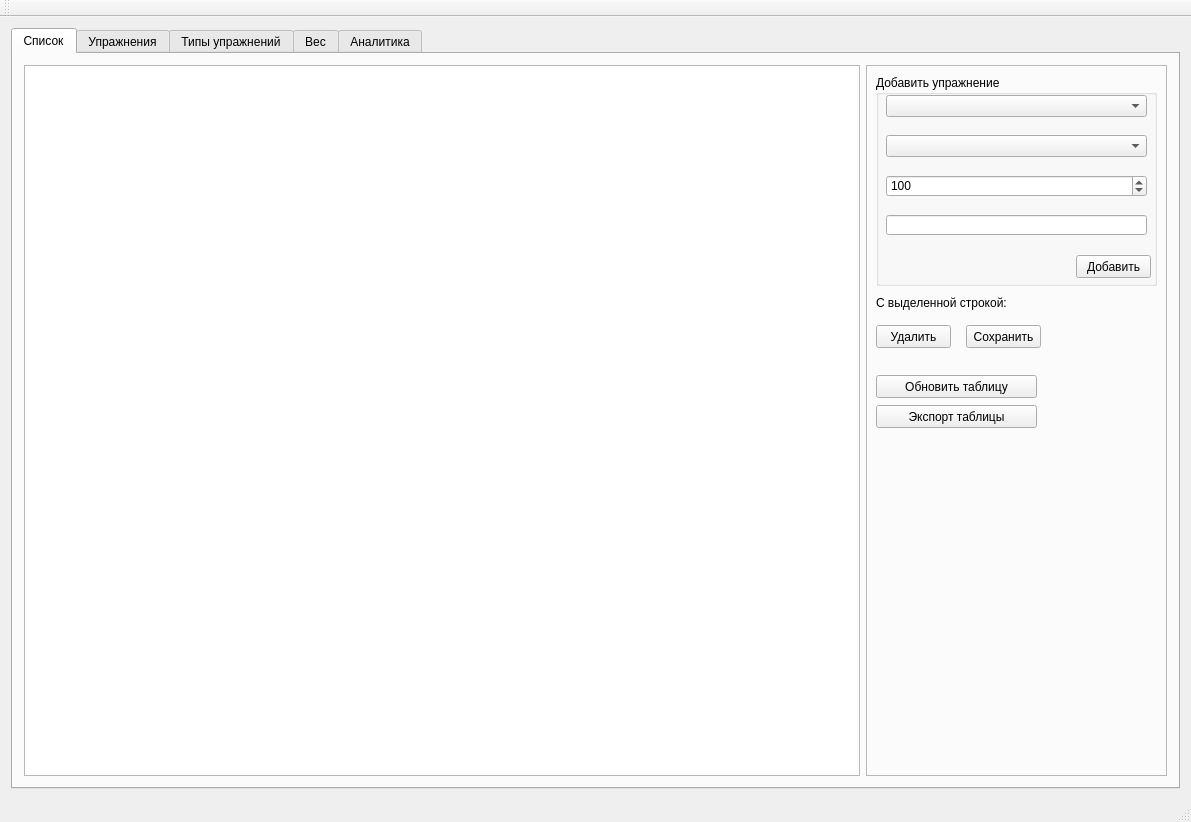
<?xml version="1.0" encoding="UTF-8"?>
<ui version="4.0">
 <class>MainWindow</class>
 <widget class="QMainWindow" name="MainWindow">
  <property name="geometry">
   <rect>
    <x>0</x>
    <y>0</y>
    <width>1191</width>
    <height>822</height>
   </rect>
  </property>
  <property name="windowTitle">
   <string>Harrix Sport - Учет тренировок</string>
  </property>
  <widget class="QWidget" name="centralWidget">
   <layout class="QHBoxLayout" name="horizontalLayout">
    <item>
     <widget class="QTabWidget" name="tabWidget">
      <property name="currentIndex">
       <number>0</number>
      </property>
      <widget class="QWidget" name="tab">
       <attribute name="title">
        <string>Список</string>
       </attribute>
       <layout class="QHBoxLayout" name="horizontalLayout_2">
        <item>
         <widget class="QTableView" name="tableView"/>
        </item>
        <item>
         <widget class="QFrame" name="frame">
          <property name="minimumSize">
           <size>
            <width>301</width>
            <height>0</height>
           </size>
          </property>
          <property name="frameShape">
           <enum>QFrame::StyledPanel</enum>
          </property>
          <property name="frameShadow">
           <enum>QFrame::Raised</enum>
          </property>
          <widget class="QGroupBox" name="groupBox">
           <property name="geometry">
            <rect>
             <x>10</x>
             <y>10</y>
             <width>281</width>
             <height>211</height>
            </rect>
           </property>
           <property name="title">
            <string>Добавить упражнение</string>
           </property>
           <widget class="QPushButton" name="pushButton_add">
            <property name="geometry">
             <rect>
              <x>200</x>
              <y>180</y>
              <width>75</width>
              <height>23</height>
             </rect>
            </property>
            <property name="text">
             <string>Добавить</string>
            </property>
           </widget>
           <widget class="QComboBox" name="comboBox">
            <property name="geometry">
             <rect>
              <x>10</x>
              <y>20</y>
              <width>261</width>
              <height>22</height>
             </rect>
            </property>
           </widget>
           <widget class="QComboBox" name="comboBox_2">
            <property name="geometry">
             <rect>
              <x>10</x>
              <y>60</y>
              <width>261</width>
              <height>22</height>
             </rect>
            </property>
           </widget>
           <widget class="QLineEdit" name="lineEdit">
            <property name="geometry">
             <rect>
              <x>10</x>
              <y>140</y>
              <width>261</width>
              <height>20</height>
             </rect>
            </property>
           </widget>
           <widget class="QSpinBox" name="spinBox">
            <property name="geometry">
             <rect>
              <x>10</x>
              <y>100</y>
              <width>261</width>
              <height>22</height>
             </rect>
            </property>
            <property name="maximum">
             <number>1000000</number>
            </property>
            <property name="value">
             <number>100</number>
            </property>
           </widget>
          </widget>
          <widget class="QPushButton" name="pushButton_delete">
           <property name="geometry">
            <rect>
             <x>10</x>
             <y>260</y>
             <width>75</width>
             <height>23</height>
            </rect>
           </property>
           <property name="text">
            <string>Удалить</string>
           </property>
          </widget>
          <widget class="QLabel" name="label">
           <property name="geometry">
            <rect>
             <x>10</x>
             <y>230</y>
             <width>131</width>
             <height>16</height>
            </rect>
           </property>
           <property name="text">
            <string>С выделенной строкой:</string>
           </property>
          </widget>
          <widget class="QPushButton" name="pushButton_update">
           <property name="geometry">
            <rect>
             <x>100</x>
             <y>260</y>
             <width>75</width>
             <height>23</height>
            </rect>
           </property>
           <property name="text">
            <string>Сохранить</string>
           </property>
          </widget>
          <widget class="QPushButton" name="pushButton_refresh">
           <property name="geometry">
            <rect>
             <x>10</x>
             <y>310</y>
             <width>161</width>
             <height>23</height>
            </rect>
           </property>
           <property name="text">
            <string>Обновить таблицу</string>
           </property>
          </widget>
          <widget class="QPushButton" name="pushButton_export_csv">
           <property name="geometry">
            <rect>
             <x>10</x>
             <y>340</y>
             <width>161</width>
             <height>23</height>
            </rect>
           </property>
           <property name="text">
            <string>Экспорт таблицы</string>
           </property>
          </widget>
         </widget>
        </item>
       </layout>
      </widget>
      <widget class="QWidget" name="tab_2">
       <attribute name="title">
        <string>Упражнения</string>
       </attribute>
       <layout class="QHBoxLayout" name="horizontalLayout_3">
        <item>
         <widget class="QTableView" name="tableView_2"/>
        </item>
        <item>
         <widget class="QFrame" name="frame_2">
          <property name="minimumSize">
           <size>
            <width>300</width>
            <height>0</height>
           </size>
          </property>
          <property name="frameShape">
           <enum>QFrame::StyledPanel</enum>
          </property>
          <property name="frameShadow">
           <enum>QFrame::Raised</enum>
          </property>
          <widget class="QGroupBox" name="groupBox_2">
           <property name="geometry">
            <rect>
             <x>10</x>
             <y>10</y>
             <width>281</width>
             <height>151</height>
            </rect>
           </property>
           <property name="title">
            <string>Добавить новое упражнение</string>
           </property>
           <widget class="QLineEdit" name="lineEdit_4">
            <property name="geometry">
             <rect>
              <x>10</x>
              <y>20</y>
              <width>113</width>
              <height>20</height>
             </rect>
            </property>
           </widget>
           <widget class="QLabel" name="label_5">
            <property name="geometry">
             <rect>
              <x>160</x>
              <y>20</y>
              <width>47</width>
              <height>13</height>
             </rect>
            </property>
            <property name="text">
             <string>Название</string>
            </property>
           </widget>
           <widget class="QLabel" name="label_6">
            <property name="geometry">
             <rect>
              <x>160</x>
              <y>50</y>
              <width>111</width>
              <height>16</height>
             </rect>
            </property>
            <property name="text">
             <string>Единица измерения</string>
            </property>
           </widget>
           <widget class="QLineEdit" name="lineEdit_5">
            <property name="geometry">
             <rect>
              <x>10</x>
              <y>50</y>
              <width>113</width>
              <height>20</height>
             </rect>
            </property>
           </widget>
           <widget class="QPushButton" name="pushButton_exercise_add">
            <property name="geometry">
             <rect>
              <x>190</x>
              <y>120</y>
              <width>75</width>
              <height>23</height>
             </rect>
            </property>
            <property name="text">
             <string>Добавить</string>
            </property>
           </widget>
          </widget>
          <widget class="QLabel" name="label_3">
           <property name="geometry">
            <rect>
             <x>10</x>
             <y>170</y>
             <width>141</width>
             <height>16</height>
            </rect>
           </property>
           <property name="text">
            <string>С выделенной строкой:</string>
           </property>
          </widget>
          <widget class="QPushButton" name="pushButton_exercise_delete">
           <property name="geometry">
            <rect>
             <x>10</x>
             <y>200</y>
             <width>75</width>
             <height>23</height>
            </rect>
           </property>
           <property name="text">
            <string>Удалить</string>
           </property>
          </widget>
          <widget class="QPushButton" name="pushButton_exercise_update">
           <property name="geometry">
            <rect>
             <x>90</x>
             <y>200</y>
             <width>75</width>
             <height>23</height>
            </rect>
           </property>
           <property name="text">
            <string>Сохранить</string>
           </property>
          </widget>
          <widget class="QPushButton" name="pushButton_exercise_refresh">
           <property name="geometry">
            <rect>
             <x>10</x>
             <y>230</y>
             <width>151</width>
             <height>23</height>
            </rect>
           </property>
           <property name="text">
            <string>Обновить таблицу</string>
           </property>
          </widget>
         </widget>
        </item>
       </layout>
      </widget>
      <widget class="QWidget" name="tab_3">
       <attribute name="title">
        <string>Типы упражнений</string>
       </attribute>
       <layout class="QHBoxLayout" name="horizontalLayout_4">
        <item>
         <widget class="QTableView" name="tableView_3"/>
        </item>
        <item>
         <widget class="QFrame" name="frame_3">
          <property name="minimumSize">
           <size>
            <width>300</width>
            <height>0</height>
           </size>
          </property>
          <property name="frameShape">
           <enum>QFrame::StyledPanel</enum>
          </property>
          <property name="frameShadow">
           <enum>QFrame::Raised</enum>
          </property>
          <widget class="QGroupBox" name="groupBox_3">
           <property name="geometry">
            <rect>
             <x>10</x>
             <y>10</y>
             <width>291</width>
             <height>161</height>
            </rect>
           </property>
           <property name="title">
            <string>Добавить новый тип упражнения</string>
           </property>
           <widget class="QComboBox" name="comboBox_3">
            <property name="geometry">
             <rect>
              <x>20</x>
              <y>30</y>
              <width>241</width>
              <height>22</height>
             </rect>
            </property>
           </widget>
           <widget class="QLineEdit" name="lineEdit_6">
            <property name="geometry">
             <rect>
              <x>20</x>
              <y>70</y>
              <width>241</width>
              <height>20</height>
             </rect>
            </property>
           </widget>
           <widget class="QPushButton" name="pushButton_type_add">
            <property name="geometry">
             <rect>
              <x>190</x>
              <y>110</y>
              <width>75</width>
              <height>23</height>
             </rect>
            </property>
            <property name="text">
             <string>Добавить</string>
            </property>
           </widget>
          </widget>
          <widget class="QLabel" name="label_4">
           <property name="geometry">
            <rect>
             <x>10</x>
             <y>180</y>
             <width>141</width>
             <height>16</height>
            </rect>
           </property>
           <property name="text">
            <string>С выделенной строкой:</string>
           </property>
          </widget>
          <widget class="QPushButton" name="pushButton_type_delete">
           <property name="geometry">
            <rect>
             <x>10</x>
             <y>220</y>
             <width>75</width>
             <height>23</height>
            </rect>
           </property>
           <property name="text">
            <string>Удалить</string>
           </property>
          </widget>
          <widget class="QPushButton" name="pushButton_type_update">
           <property name="geometry">
            <rect>
             <x>100</x>
             <y>220</y>
             <width>75</width>
             <height>23</height>
            </rect>
           </property>
           <property name="text">
            <string>Сохранить</string>
           </property>
          </widget>
          <widget class="QPushButton" name="pushButton_type_refresh">
           <property name="geometry">
            <rect>
             <x>10</x>
             <y>260</y>
             <width>151</width>
             <height>23</height>
            </rect>
           </property>
           <property name="text">
            <string>Обновить таблицу</string>
           </property>
          </widget>
          <widget class="QPushButton" name="pushButton_17">
           <property name="geometry">
            <rect>
             <x>230</x>
             <y>330</y>
             <width>61</width>
             <height>21</height>
            </rect>
           </property>
           <property name="font">
            <font>
             <pointsize>20</pointsize>
            </font>
           </property>
           <property name="text">
            <string>PushButton</string>
           </property>
          </widget>
         </widget>
        </item>
       </layout>
      </widget>
      <widget class="QWidget" name="tab_5">
       <attribute name="title">
        <string>Вес</string>
       </attribute>
       <layout class="QHBoxLayout" name="horizontalLayout_5">
        <item>
         <widget class="QTableView" name="tableView_4"/>
        </item>
        <item>
         <widget class="QFrame" name="frame_4">
          <property name="minimumSize">
           <size>
            <width>300</width>
            <height>0</height>
           </size>
          </property>
          <property name="frameShape">
           <enum>QFrame::StyledPanel</enum>
          </property>
          <property name="frameShadow">
           <enum>QFrame::Raised</enum>
          </property>
          <widget class="QGroupBox" name="groupBox_4">
           <property name="geometry">
            <rect>
             <x>10</x>
             <y>10</y>
             <width>281</width>
             <height>131</height>
            </rect>
           </property>
           <property name="title">
            <string>Добавить новые данные</string>
           </property>
           <widget class="QLineEdit" name="lineEdit_3">
            <property name="geometry">
             <rect>
              <x>10</x>
              <y>50</y>
              <width>261</width>
              <height>20</height>
             </rect>
            </property>
           </widget>
           <widget class="QPushButton" name="pushButton_weight_add">
            <property name="geometry">
             <rect>
              <x>190</x>
              <y>90</y>
              <width>75</width>
              <height>23</height>
             </rect>
            </property>
            <property name="text">
             <string>Добавить</string>
            </property>
           </widget>
           <widget class="QDoubleSpinBox" name="doubleSpinBox">
            <property name="geometry">
             <rect>
              <x>10</x>
              <y>20</y>
              <width>261</width>
              <height>22</height>
             </rect>
            </property>
            <property name="maximum">
             <double>300.000000000000000</double>
            </property>
            <property name="value">
             <double>89.000000000000000</double>
            </property>
           </widget>
          </widget>
          <widget class="QPushButton" name="pushButton_weight_delete">
           <property name="geometry">
            <rect>
             <x>10</x>
             <y>170</y>
             <width>75</width>
             <height>23</height>
            </rect>
           </property>
           <property name="text">
            <string>Удалить</string>
           </property>
          </widget>
          <widget class="QPushButton" name="pushButton_weight_update">
           <property name="geometry">
            <rect>
             <x>90</x>
             <y>170</y>
             <width>75</width>
             <height>23</height>
            </rect>
           </property>
           <property name="text">
            <string>Сохранить</string>
           </property>
          </widget>
          <widget class="QPushButton" name="pushButton_weight_refresh">
           <property name="geometry">
            <rect>
             <x>10</x>
             <y>210</y>
             <width>151</width>
             <height>23</height>
            </rect>
           </property>
           <property name="text">
            <string>Обновить таблицу</string>
           </property>
          </widget>
          <widget class="QLabel" name="label_2">
           <property name="geometry">
            <rect>
             <x>10</x>
             <y>150</y>
             <width>141</width>
             <height>16</height>
            </rect>
           </property>
           <property name="text">
            <string>С выделенной строкой:</string>
           </property>
          </widget>
         </widget>
        </item>
       </layout>
      </widget>
      <widget class="QWidget" name="tab_4">
       <attribute name="title">
        <string>Аналитика</string>
       </attribute>
       <layout class="QHBoxLayout" name="horizontalLayout_6">
        <item>
         <widget class="QTextEdit" name="textEdit">
          <property name="font">
           <font>
            <family>Roboto Mono</family>
            <pointsize>10</pointsize>
           </font>
          </property>
         </widget>
        </item>
        <item>
         <widget class="QFrame" name="frame_5">
          <property name="minimumSize">
           <size>
            <width>300</width>
            <height>0</height>
           </size>
          </property>
          <property name="frameShape">
           <enum>QFrame::StyledPanel</enum>
          </property>
          <property name="frameShadow">
           <enum>QFrame::Raised</enum>
          </property>
          <widget class="QPushButton" name="pushButton_statistics_refresh">
           <property name="geometry">
            <rect>
             <x>20</x>
             <y>20</y>
             <width>75</width>
             <height>23</height>
            </rect>
           </property>
           <property name="text">
            <string>Рекорды</string>
           </property>
          </widget>
         </widget>
        </item>
       </layout>
      </widget>
     </widget>
    </item>
   </layout>
  </widget>
  <widget class="QMenuBar" name="menuBar">
   <property name="geometry">
    <rect>
     <x>0</x>
     <y>0</y>
     <width>1191</width>
     <height>21</height>
    </rect>
   </property>
  </widget>
  <widget class="QToolBar" name="mainToolBar">
   <attribute name="toolBarArea">
    <enum>TopToolBarArea</enum>
   </attribute>
   <attribute name="toolBarBreak">
    <bool>false</bool>
   </attribute>
  </widget>
  <widget class="QStatusBar" name="statusBar"/>
 </widget>
 <layoutdefault spacing="6" margin="11"/>
 <resources/>
 <connections/>
</ui>
